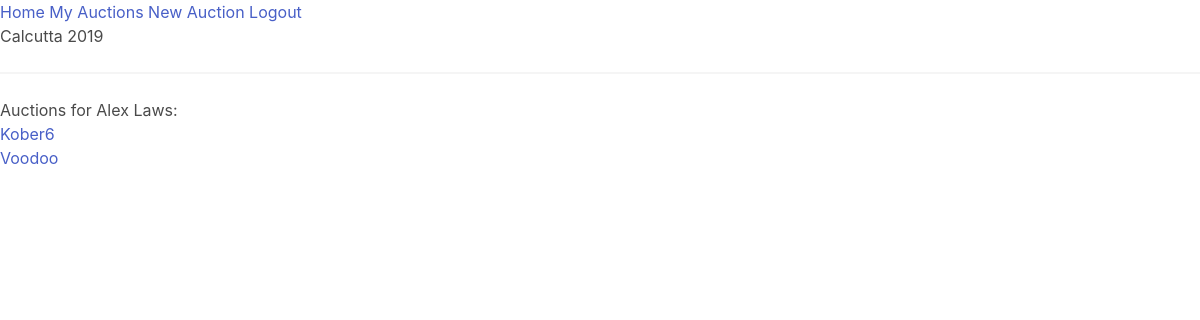
/user/lawsalex (signed in), run on an earlier commit of the app's database.
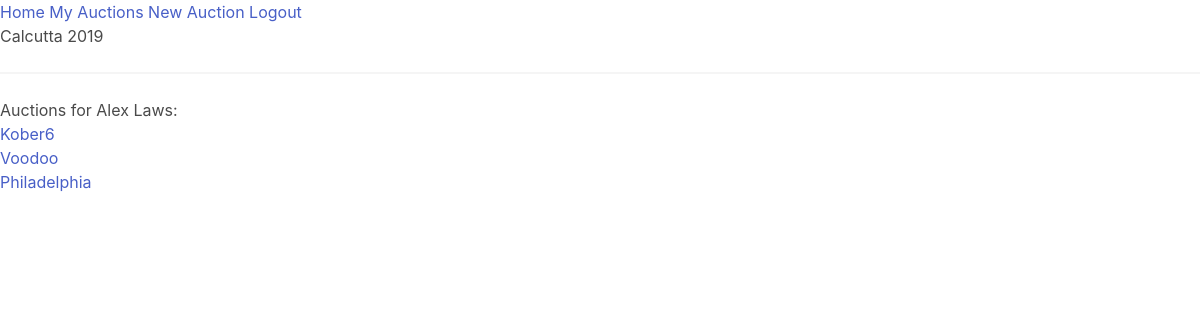
And on a later commit of the database.
### model.py (models this page shows)
class BaseModel(Model):
    class Meta:
        database = database

class User_access(BaseModel):
    user_in_auction = ForeignKeyField(User)
    auction = ForeignKeyField(Auction)

class Auction(BaseModel):
    auction_name = CharField(max_length=30, unique=True)
    code = CharField(max_length=30)

### main.py (the view)
@app.route('/user/<username>')
@login_required
def user(username):
    user = get_object_or_404(User, User.username == username)
    auctions = User_access.select().where(User_access.user_in_auction == user)
    return render_template('user.jinja2', user=user, auctions=auctions)

### main.py (called while the page is built)
def get_object_or_404(model, *criterion):
    output = model.select().where(*criterion).get()
    if output is None:
        abort(404)
    else:
        return output

@sign_in.user_loader
def load_user(id):
    return User.select().where(User.id == id).get()

### templates/user.jinja2
{% extends 'base.jinja2' %}
{% block content %}
    <h1>Auctions for {{ user.first_name }} {{ user.last_name }}:</h1>
    {% for auction in auctions %}
    <p>
        <a href="{{url_for('auction', auction_name=auction.auction.auction_name) }}">{{ auction.auction.auction_name }}</a>
    </p>
    {% endfor %}
{% endblock %}

What changed in the data, as far as the page shows it:
added User_access: auction.auction_name "Philadelphia"
